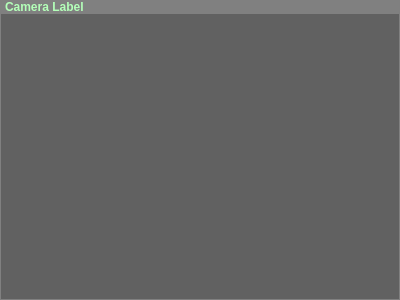
<?xml version="1.0" encoding="UTF-8"?>
<ui version="4.0">
 <class>Viewport</class>
 <widget class="QWidget" name="Viewport">
  <property name="geometry">
   <rect>
    <x>0</x>
    <y>0</y>
    <width>400</width>
    <height>300</height>
   </rect>
  </property>
  <property name="windowTitle">
   <string>Form</string>
  </property>
  <property name="styleSheet">
   <string notr="true">background-color: rgb(128, 128, 128);
color: rgb(255, 255, 255)</string>
  </property>
  <layout class="QVBoxLayout" name="verticalLayout">
   <property name="spacing">
    <number>1</number>
   </property>
   <property name="margin">
    <number>1</number>
   </property>
   <item>
    <layout class="QHBoxLayout" name="horizontalLayout" stretch="0">
     <property name="spacing">
      <number>4</number>
     </property>
     <property name="sizeConstraint">
      <enum>QLayout::SetDefaultConstraint</enum>
     </property>
     <property name="leftMargin">
      <number>4</number>
     </property>
     <property name="rightMargin">
      <number>4</number>
     </property>
     <item>
      <widget class="QLabel" name="label">
       <property name="sizePolicy">
        <sizepolicy hsizetype="Preferred" vsizetype="Preferred">
         <horstretch>0</horstretch>
         <verstretch>0</verstretch>
        </sizepolicy>
       </property>
       <property name="maximumSize">
        <size>
         <width>16777215</width>
         <height>12</height>
        </size>
       </property>
       <property name="font">
        <font>
         <weight>75</weight>
         <bold>true</bold>
        </font>
       </property>
       <property name="styleSheet">
        <string notr="true">color: rgb(179, 255, 184);</string>
       </property>
       <property name="text">
        <string>Camera Label</string>
       </property>
       <property name="textFormat">
        <enum>Qt::AutoText</enum>
       </property>
      </widget>
     </item>
    </layout>
   </item>
   <item>
    <widget class="QWidget" name="viewport" native="true">
     <property name="sizePolicy">
      <sizepolicy hsizetype="Preferred" vsizetype="Preferred">
       <horstretch>0</horstretch>
       <verstretch>1</verstretch>
      </sizepolicy>
     </property>
     <property name="styleSheet">
      <string notr="true">background-color: rgb(97, 97, 97);</string>
     </property>
     <property name="locale">
      <locale language="English" country="UnitedStates"/>
     </property>
    </widget>
   </item>
  </layout>
  <action name="aCameraPerspective">
   <property name="checkable">
    <bool>true</bool>
   </property>
   <property name="text">
    <string>Perspective</string>
   </property>
  </action>
  <action name="aCameraOrtho">
   <property name="checkable">
    <bool>true</bool>
   </property>
   <property name="text">
    <string>Ortho</string>
   </property>
  </action>
  <action name="aCameraLeft">
   <property name="checkable">
    <bool>true</bool>
   </property>
   <property name="text">
    <string>Left</string>
   </property>
  </action>
  <action name="aCameraRight">
   <property name="checkable">
    <bool>true</bool>
   </property>
   <property name="text">
    <string>Right</string>
   </property>
  </action>
  <action name="aCameraFront">
   <property name="checkable">
    <bool>true</bool>
   </property>
   <property name="text">
    <string>Front</string>
   </property>
  </action>
  <action name="aCameraBack">
   <property name="checkable">
    <bool>true</bool>
   </property>
   <property name="text">
    <string>Back</string>
   </property>
  </action>
  <action name="aCameraTop">
   <property name="checkable">
    <bool>true</bool>
   </property>
   <property name="text">
    <string>Top</string>
   </property>
  </action>
  <action name="aCameraBottom">
   <property name="checkable">
    <bool>true</bool>
   </property>
   <property name="text">
    <string>Bottom</string>
   </property>
  </action>
  <action name="aView1">
   <property name="checkable">
    <bool>true</bool>
   </property>
   <property name="text">
    <string>View 1</string>
   </property>
  </action>
  <action name="aView2">
   <property name="checkable">
    <bool>true</bool>
   </property>
   <property name="text">
    <string>View 2</string>
   </property>
  </action>
  <action name="aView3">
   <property name="text">
    <string>View 3</string>
   </property>
  </action>
  <action name="aView4">
   <property name="checkable">
    <bool>true</bool>
   </property>
   <property name="text">
    <string>View 4</string>
   </property>
  </action>
  <action name="aViewAll">
   <property name="checkable">
    <bool>true</bool>
   </property>
   <property name="text">
    <string>All Views</string>
   </property>
  </action>
 </widget>
 <resources/>
 <connections/>
</ui>
